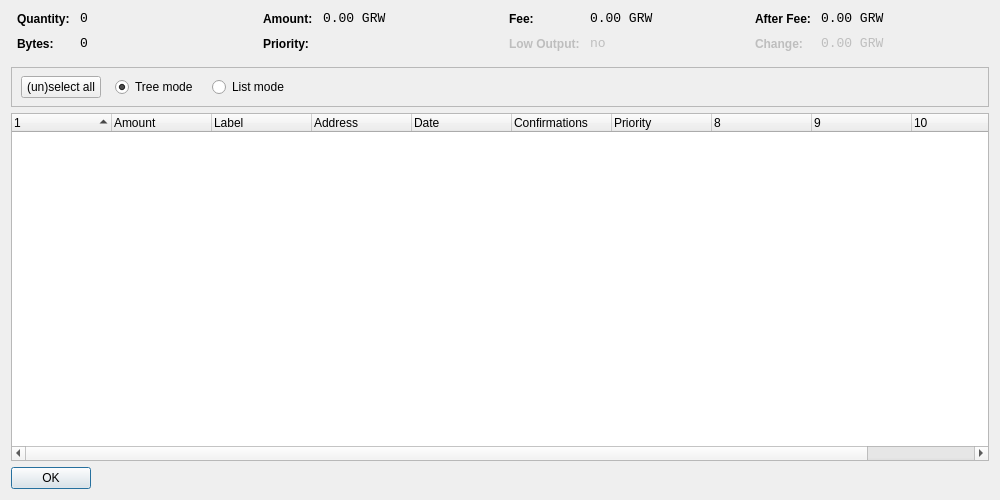
<?xml version="1.0" encoding="UTF-8"?>
<ui version="4.0">
 <class>CoinControlDialog</class>
 <widget class="QDialog" name="CoinControlDialog">
  <property name="geometry">
   <rect>
    <x>0</x>
    <y>0</y>
    <width>1000</width>
    <height>500</height>
   </rect>
  </property>
  <property name="windowTitle">
   <string>Coin Control</string>
  </property>
  <layout class="QVBoxLayout" name="verticalLayout">
   <item>
    <layout class="QHBoxLayout" name="horizontalLayoutTop" stretch="0,0,0,0">
     <property name="topMargin">
      <number>0</number>
     </property>
     <property name="bottomMargin">
      <number>10</number>
     </property>
     <item>
      <layout class="QFormLayout" name="formLayoutCoinControl1">
       <property name="horizontalSpacing">
        <number>10</number>
       </property>
       <property name="verticalSpacing">
        <number>10</number>
       </property>
       <property name="leftMargin">
        <number>6</number>
       </property>
       <property name="rightMargin">
        <number>6</number>
       </property>
       <item row="0" column="0">
        <widget class="QLabel" name="labelCoinControlQuantityText">
         <property name="styleSheet">
          <string notr="true">font-weight:bold;</string>
         </property>
         <property name="text">
          <string>Quantity:</string>
         </property>
        </widget>
       </item>
       <item row="0" column="1">
        <widget class="QLabel" name="labelCoinControlQuantity">
         <property name="font">
          <font>
           <family>Monospace</family>
           <pointsize>10</pointsize>
          </font>
         </property>
         <property name="cursor">
          <cursorShape>IBeamCursor</cursorShape>
         </property>
         <property name="contextMenuPolicy">
          <enum>Qt::ActionsContextMenu</enum>
         </property>
         <property name="text">
          <string notr="true">0</string>
         </property>
         <property name="textInteractionFlags">
          <set>Qt::LinksAccessibleByMouse|Qt::TextSelectableByKeyboard|Qt::TextSelectableByMouse</set>
         </property>
        </widget>
       </item>
       <item row="1" column="0">
        <widget class="QLabel" name="labelCoinControlBytesText">
         <property name="styleSheet">
          <string notr="true">font-weight:bold;</string>
         </property>
         <property name="text">
          <string>Bytes:</string>
         </property>
        </widget>
       </item>
       <item row="1" column="1">
        <widget class="QLabel" name="labelCoinControlBytes">
         <property name="font">
          <font>
           <family>Monospace</family>
           <pointsize>10</pointsize>
          </font>
         </property>
         <property name="cursor">
          <cursorShape>IBeamCursor</cursorShape>
         </property>
         <property name="contextMenuPolicy">
          <enum>Qt::ActionsContextMenu</enum>
         </property>
         <property name="text">
          <string notr="true">0</string>
         </property>
         <property name="textInteractionFlags">
          <set>Qt::LinksAccessibleByMouse|Qt::TextSelectableByKeyboard|Qt::TextSelectableByMouse</set>
         </property>
        </widget>
       </item>
      </layout>
     </item>
     <item>
      <layout class="QFormLayout" name="formLayoutCoinControl2">
       <property name="horizontalSpacing">
        <number>10</number>
       </property>
       <property name="verticalSpacing">
        <number>10</number>
       </property>
       <property name="leftMargin">
        <number>6</number>
       </property>
       <property name="rightMargin">
        <number>6</number>
       </property>
       <item row="0" column="0">
        <widget class="QLabel" name="labelCoinControlAmountText">
         <property name="styleSheet">
          <string notr="true">font-weight:bold;</string>
         </property>
         <property name="text">
          <string>Amount:</string>
         </property>
        </widget>
       </item>
       <item row="0" column="1">
        <widget class="QLabel" name="labelCoinControlAmount">
         <property name="font">
          <font>
           <family>Monospace</family>
           <pointsize>10</pointsize>
          </font>
         </property>
         <property name="cursor">
          <cursorShape>IBeamCursor</cursorShape>
         </property>
         <property name="contextMenuPolicy">
          <enum>Qt::ActionsContextMenu</enum>
         </property>
         <property name="text">
          <string notr="true">0.00 GRW</string>
         </property>
         <property name="textInteractionFlags">
          <set>Qt::LinksAccessibleByMouse|Qt::TextSelectableByKeyboard|Qt::TextSelectableByMouse</set>
         </property>
        </widget>
       </item>
       <item row="1" column="0">
        <widget class="QLabel" name="labelCoinControlPriorityText">
         <property name="styleSheet">
          <string notr="true">font-weight:bold;</string>
         </property>
         <property name="text">
          <string>Priority:</string>
         </property>
        </widget>
       </item>
       <item row="1" column="1">
        <widget class="QLabel" name="labelCoinControlPriority">
         <property name="font">
          <font>
           <family>Monospace</family>
           <pointsize>10</pointsize>
          </font>
         </property>
         <property name="cursor">
          <cursorShape>IBeamCursor</cursorShape>
         </property>
         <property name="contextMenuPolicy">
          <enum>Qt::ActionsContextMenu</enum>
         </property>
         <property name="text">
          <string/>
         </property>
         <property name="textInteractionFlags">
          <set>Qt::LinksAccessibleByMouse|Qt::TextSelectableByKeyboard|Qt::TextSelectableByMouse</set>
         </property>
        </widget>
       </item>
      </layout>
     </item>
     <item>
      <layout class="QFormLayout" name="formLayoutCoinControl3">
       <property name="horizontalSpacing">
        <number>10</number>
       </property>
       <property name="verticalSpacing">
        <number>10</number>
       </property>
       <property name="leftMargin">
        <number>6</number>
       </property>
       <property name="rightMargin">
        <number>6</number>
       </property>
       <item row="0" column="0">
        <widget class="QLabel" name="labelCoinControlFeeText">
         <property name="styleSheet">
          <string notr="true">font-weight:bold;</string>
         </property>
         <property name="text">
          <string>Fee:</string>
         </property>
        </widget>
       </item>
       <item row="0" column="1">
        <widget class="QLabel" name="labelCoinControlFee">
         <property name="font">
          <font>
           <family>Monospace</family>
           <pointsize>10</pointsize>
          </font>
         </property>
         <property name="cursor">
          <cursorShape>IBeamCursor</cursorShape>
         </property>
         <property name="contextMenuPolicy">
          <enum>Qt::ActionsContextMenu</enum>
         </property>
         <property name="text">
          <string notr="true">0.00 GRW</string>
         </property>
         <property name="textInteractionFlags">
          <set>Qt::LinksAccessibleByMouse|Qt::TextSelectableByKeyboard|Qt::TextSelectableByMouse</set>
         </property>
        </widget>
       </item>
       <item row="1" column="0">
        <widget class="QLabel" name="labelCoinControlLowOutputText">
         <property name="enabled">
          <bool>false</bool>
         </property>
         <property name="styleSheet">
          <string notr="true">font-weight:bold;</string>
         </property>
         <property name="text">
          <string>Low Output:</string>
         </property>
        </widget>
       </item>
       <item row="1" column="1">
        <widget class="QLabel" name="labelCoinControlLowOutput">
         <property name="enabled">
          <bool>false</bool>
         </property>
         <property name="font">
          <font>
           <family>Monospace</family>
           <pointsize>10</pointsize>
          </font>
         </property>
         <property name="cursor">
          <cursorShape>IBeamCursor</cursorShape>
         </property>
         <property name="contextMenuPolicy">
          <enum>Qt::ActionsContextMenu</enum>
         </property>
         <property name="text">
          <string notr="true">no</string>
         </property>
         <property name="textInteractionFlags">
          <set>Qt::LinksAccessibleByMouse|Qt::TextSelectableByKeyboard|Qt::TextSelectableByMouse</set>
         </property>
        </widget>
       </item>
      </layout>
     </item>
     <item>
      <layout class="QFormLayout" name="formLayoutCoinControl4">
       <property name="horizontalSpacing">
        <number>10</number>
       </property>
       <property name="verticalSpacing">
        <number>10</number>
       </property>
       <property name="leftMargin">
        <number>6</number>
       </property>
       <property name="rightMargin">
        <number>6</number>
       </property>
       <item row="0" column="0">
        <widget class="QLabel" name="labelCoinControlAfterFeeText">
         <property name="styleSheet">
          <string notr="true">font-weight:bold;</string>
         </property>
         <property name="text">
          <string>After Fee:</string>
         </property>
        </widget>
       </item>
       <item row="0" column="1">
        <widget class="QLabel" name="labelCoinControlAfterFee">
         <property name="font">
          <font>
           <family>Monospace</family>
           <pointsize>10</pointsize>
          </font>
         </property>
         <property name="cursor">
          <cursorShape>IBeamCursor</cursorShape>
         </property>
         <property name="contextMenuPolicy">
          <enum>Qt::ActionsContextMenu</enum>
         </property>
         <property name="text">
          <string notr="true">0.00 GRW</string>
         </property>
         <property name="textInteractionFlags">
          <set>Qt::LinksAccessibleByMouse|Qt::TextSelectableByKeyboard|Qt::TextSelectableByMouse</set>
         </property>
        </widget>
       </item>
       <item row="1" column="0">
        <widget class="QLabel" name="labelCoinControlChangeText">
         <property name="enabled">
          <bool>false</bool>
         </property>
         <property name="styleSheet">
          <string notr="true">font-weight:bold;</string>
         </property>
         <property name="text">
          <string>Change:</string>
         </property>
        </widget>
       </item>
       <item row="1" column="1">
        <widget class="QLabel" name="labelCoinControlChange">
         <property name="enabled">
          <bool>false</bool>
         </property>
         <property name="font">
          <font>
           <family>Monospace</family>
           <pointsize>10</pointsize>
          </font>
         </property>
         <property name="cursor">
          <cursorShape>IBeamCursor</cursorShape>
         </property>
         <property name="contextMenuPolicy">
          <enum>Qt::ActionsContextMenu</enum>
         </property>
         <property name="text">
          <string notr="true">0.00 GRW</string>
         </property>
         <property name="textInteractionFlags">
          <set>Qt::LinksAccessibleByMouse|Qt::TextSelectableByKeyboard|Qt::TextSelectableByMouse</set>
         </property>
        </widget>
       </item>
      </layout>
     </item>
    </layout>
   </item>
   <item>
    <widget class="QFrame" name="frame">
     <property name="minimumSize">
      <size>
       <width>0</width>
       <height>40</height>
      </size>
     </property>
     <property name="frameShape">
      <enum>QFrame::StyledPanel</enum>
     </property>
     <property name="frameShadow">
      <enum>QFrame::Sunken</enum>
     </property>
     <widget class="QWidget" name="horizontalLayoutWidget">
      <property name="geometry">
       <rect>
        <x>10</x>
        <y>0</y>
        <width>781</width>
        <height>41</height>
       </rect>
      </property>
      <layout class="QHBoxLayout" name="horizontalLayoutPanel" stretch="0,0,0,0">
       <property name="spacing">
        <number>14</number>
       </property>
       <item>
        <widget class="QPushButton" name="pushButtonSelectAll">
         <property name="sizePolicy">
          <sizepolicy hsizetype="Maximum" vsizetype="Fixed">
           <horstretch>0</horstretch>
           <verstretch>0</verstretch>
          </sizepolicy>
         </property>
         <property name="text">
          <string>(un)select all</string>
         </property>
        </widget>
       </item>
       <item>
        <widget class="QRadioButton" name="radioTreeMode">
         <property name="sizePolicy">
          <sizepolicy hsizetype="Maximum" vsizetype="Fixed">
           <horstretch>0</horstretch>
           <verstretch>0</verstretch>
          </sizepolicy>
         </property>
         <property name="text">
          <string>Tree mode</string>
         </property>
         <property name="checked">
          <bool>true</bool>
         </property>
        </widget>
       </item>
       <item>
        <widget class="QRadioButton" name="radioListMode">
         <property name="sizePolicy">
          <sizepolicy hsizetype="Maximum" vsizetype="Fixed">
           <horstretch>0</horstretch>
           <verstretch>0</verstretch>
          </sizepolicy>
         </property>
         <property name="text">
          <string>List mode</string>
         </property>
        </widget>
       </item>
       <item>
        <spacer name="horizontalSpacer">
         <property name="orientation">
          <enum>Qt::Horizontal</enum>
         </property>
         <property name="sizeHint" stdset="0">
          <size>
           <width>40</width>
           <height>20</height>
          </size>
         </property>
        </spacer>
       </item>
      </layout>
     </widget>
    </widget>
   </item>
   <item>
    <widget class="CoinControlTreeWidget" name="treeWidget">
     <property name="contextMenuPolicy">
      <enum>Qt::CustomContextMenu</enum>
     </property>
     <property name="sortingEnabled">
      <bool>false</bool>
     </property>
     <property name="columnCount">
      <number>11</number>
     </property>
     <attribute name="headerShowSortIndicator" stdset="0">
      <bool>true</bool>
     </attribute>
     <attribute name="headerStretchLastSection">
      <bool>false</bool>
     </attribute>
     <column>
      <property name="text">
       <string/>
      </property>
     </column>
     <column>
      <property name="text">
       <string>Amount</string>
      </property>
     </column>
     <column>
      <property name="text">
       <string>Label</string>
      </property>
     </column>
     <column>
      <property name="text">
       <string>Address</string>
      </property>
     </column>
     <column>
      <property name="text">
       <string>Date</string>
      </property>
     </column>
     <column>
      <property name="text">
       <string>Confirmations</string>
      </property>
      <property name="toolTip">
       <string>Confirmed</string>
      </property>
     </column>
     <column>
      <property name="text">
       <string>Priority</string>
      </property>
     </column>
     <column>
      <property name="text">
       <string/>
      </property>
     </column>
     <column>
      <property name="text">
       <string/>
      </property>
     </column>
     <column>
      <property name="text">
       <string/>
      </property>
     </column>
     <column>
      <property name="text">
       <string/>
      </property>
     </column>
    </widget>
   </item>
   <item>
    <widget class="QDialogButtonBox" name="buttonBox">
     <property name="sizePolicy">
      <sizepolicy hsizetype="Maximum" vsizetype="Fixed">
       <horstretch>0</horstretch>
       <verstretch>0</verstretch>
      </sizepolicy>
     </property>
     <property name="orientation">
      <enum>Qt::Horizontal</enum>
     </property>
     <property name="standardButtons">
      <set>QDialogButtonBox::Ok</set>
     </property>
    </widget>
   </item>
  </layout>
 </widget>
 <customwidgets>
  <customwidget>
   <class>CoinControlTreeWidget</class>
   <extends>QTreeWidget</extends>
   <header>coincontroltreewidget.h</header>
  </customwidget>
 </customwidgets>
 <resources/>
 <connections/>
</ui>
